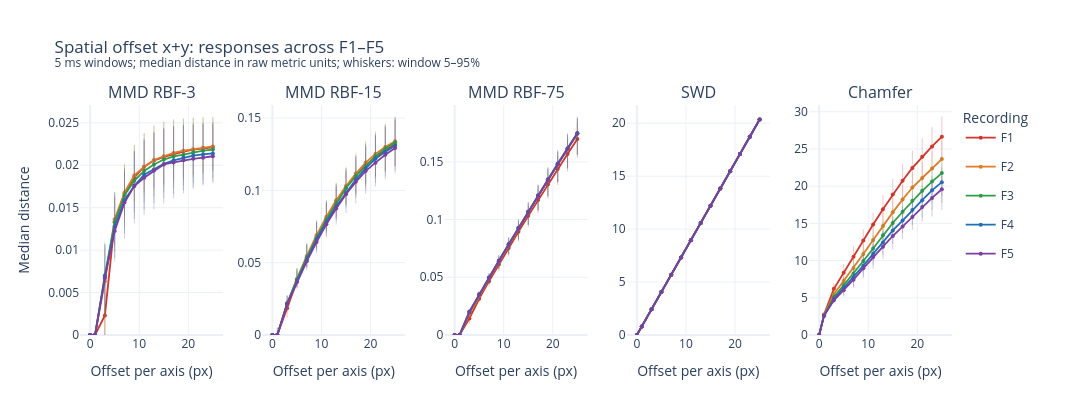

This figure's notebook cell:
### Code cell
# Median across windows, for comparison with the mean above.
spatial_offset_median_plot = label_as_median(single_perturbation_figure(
    median_summary, "spatial_offset", show_spread=SHOW_WINDOW_SPREAD))
show_and_save_perturbation(spatial_offset_median_plot, "spatial_offset_median")
